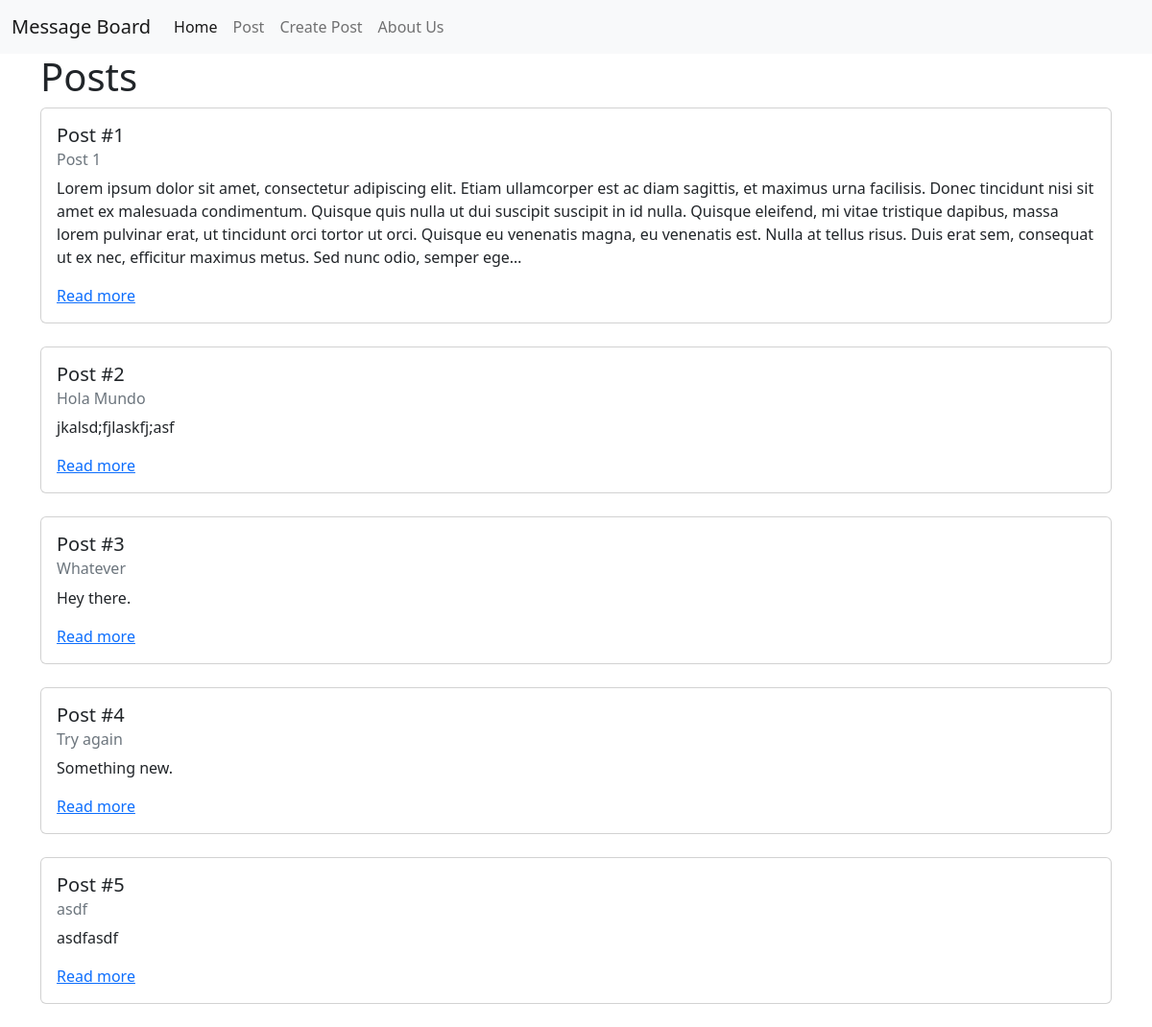
/posts/, run on the app's committed database.
### posts/models.py (models this page shows, shortened)
class Post(models.Model):
    title = models.CharField(max_length=256)
    body = models.TextField()
    created_on = models.DateTimeField(auto_now_add=True)

### posts/views.py (the view)
# urls.py: path('', PostListView.as_view(), name='post_list'),
class PostListView(ListView):
    template_name = "posts/list.html"
    model = Post

### templates/posts/list.html (shortened to what this page needs)
{% extends 'base.html' %}
{% block content %}
<h1>Posts</h1>
{% for post in post_list %}
<div class="card">
    <div class="card-body">
      <h5 class="card-title">Post #{{ post.id }}</h5>
      <h6 class="card-subtitle mb-2 text-muted">{{ post.title }}</h6>
      <p class="card-text">{{ post.body|truncatechars:500 }}</p>
      <a href="{% url 'post_detail' post.id %}" class="card-link">Read more</a>
    </div>
</div>
<br />
{% endfor %}
{% endblock content %}

### templates/base.html (shortened to what this page needs)
{% load static %}
<!DOCTYPE html>
<html lang="en">
<head>
    <link href="https://cdn.jsdelivr.net/npm/bootstrap@5.2.0-beta1/dist/css/bootstrap.min.css" rel="stylesheet">
    <link rel="stylesheet" href="{% static 'css/base.css' %}">
</head>
<body>
    <nav class="navbar navbar-expand-lg bg-light">
        <div class="container-fluid">
          <a class="navbar-brand" href="#">Message Board</a>
          <div class="collapse navbar-collapse" id="navbarNavAltMarkup">
            <div class="navbar-nav">
              <a class="nav-link active" aria-current="page" href="#">Home</a>
              <a class="nav-link" href="{% url 'post_list' %}">Post</a>
              <a class="nav-link" href="{% url 'post_new' %}">Create Post</a>
              <a class="nav-link" href="{% url 'about' %}">About Us</a>
            </div>
          </div>
        </div>
      </nav>
    <div class="container">
        {% block content %}
        {% endblock content %}
    </div>
</body>
</html>

### data on the page
Post: id "1", title "Post 1", body "Lorem ipsum dolor sit amet, consectetur adipiscing elit. Etiam ullamcorper est ac diam sagittis, et maximus urna facilisis. Donec tincidunt nisi sit amet ex malesuada condimentum. Quisque quis nulla ut dui suscipit suscipit in id nulla. Quisque eleifend, mi vitae tristique dapibus, massa lorem pulvinar erat, ut tincidunt orci tortor ut orci. Quisque eu venenatis magna, eu venenatis est. Nulla at tellus risus. Duis erat sem, consequat ut ex nec, efficitur maximus metus. Sed nunc odio, semper ege…"
Post: id "2", title "Hola Mundo", body "jkalsd;fjlaskfj;asf"
Post: id "3", title "Whatever", body "Hey there."
Post: id "4", title "Try again", body "Something new."
Post: id "5", title "asdf", body "asdfasdf"
